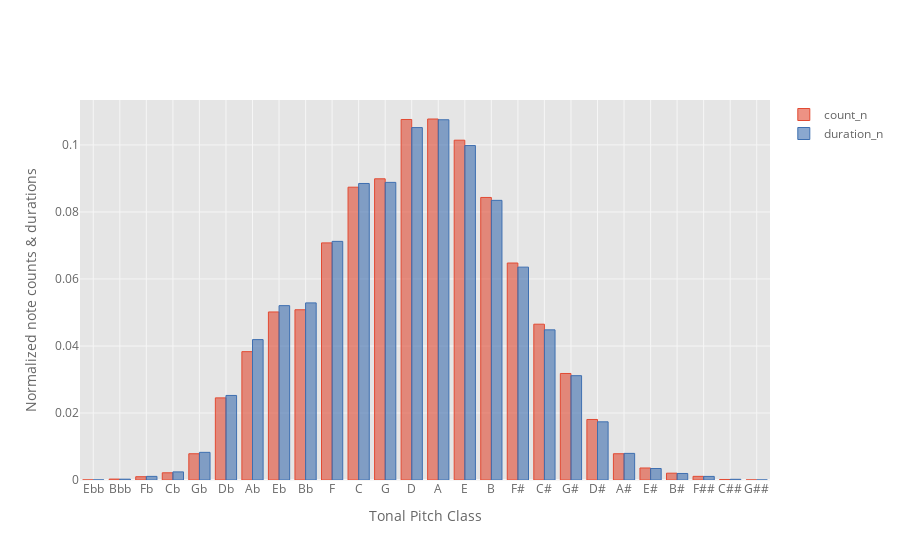

This figure's notebook cell:
### Code cell
tpc_distribution[['count_n', 'duration_n']].iplot('bar', xTitle='Tonal Pitch Class', yTitle='Normalized note counts & durations')

### Figure 1 — Plotly figure (JSON) as saved in the notebook; plotly's stock layout.template omitted (floating-point values rounded to 4 significant figures)
{"data": [{"marker": {"color": "rgba(226, 74, 51, 0.6)", "line": {"color": "rgba(226, 74, 51, 1.0)", "width": 1}}, "name": "count_n", "orientation": "v", "text": "", "type": "bar", "x": ["Ebb", "Bbb", "Fb", "Cb", "Gb", "Db", "Ab", "Eb", "Bb", "F", "C", "G", "D", "A", "E", "B", "F#", "C#", "G#", "D#", "A#", "E#", "B#", "F##", "C##", "G##"], "y": [1.964e-05, 0.000275, 0.0009822, 0.002151, 0.007838, 0.02451, 0.03831, 0.05015, 0.05081, 0.07077, 0.08739, 0.08989, 0.1076, 0.1077, 0.1014, 0.08432, 0.06476, 0.0465, 0.03179, 0.01806, 0.007838, 0.003585, 0.002033, 0.00109, 0.0001572, 1.964e-05]}, {"marker": {"color": "rgba(62, 111, 176, 0.6)", "line": {"color": "rgba(62, 111, 176, 1.0)", "width": 1}}, "name": "duration_n", "orientation": "v", "text": "", "type": "bar", "x": ["Ebb", "Bbb", "Fb", "Cb", "Gb", "Db", "Ab", "Eb", "Bb", "F", "C", "G", "D", "A", "E", "B", "F#", "C#", "G#", "D#", "A#", "E#", "B#", "F##", "C##", "G##"], "y": [2.156e-05, 0.0002453, 0.001078, 0.002417, 0.008253, 0.02523, 0.0419, 0.05204, 0.05286, 0.07122, 0.0885, 0.08882, 0.1052, 0.1075, 0.09981, 0.08346, 0.06353, 0.04481, 0.03113, 0.01736, 0.00794, 0.003428, 0.001949, 0.001071, 0.0002049, 1.078e-05]}], "layout": {"legend": {"bgcolor": "#FFFFFF", "font": {"color": "#666666"}}, "paper_bgcolor": "#FFFFFF", "plot_bgcolor": "#E5E5E5", "title": {"font": {"color": "#151516"}}, "xaxis": {"gridcolor": "#F6F6F6", "showgrid": true, "tickfont": {"color": "#666666"}, "title": {"font": {"color": "#666666"}, "text": "Tonal Pitch Class"}, "zerolinecolor": "#F6F6F6"}, "yaxis": {"gridcolor": "#F6F6F6", "showgrid": true, "tickfont": {"color": "#666666"}, "title": {"font": {"color": "#666666"}, "text": "Normalized note counts & durations"}, "zerolinecolor": "#F6F6F6"}}}
